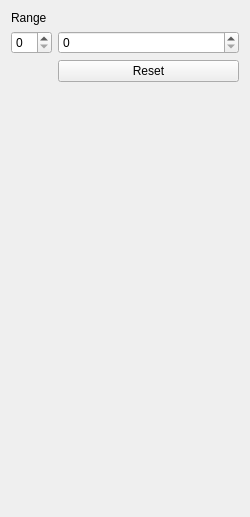
<?xml version="1.0" encoding="UTF-8"?>
<ui version="4.0">
 <class>LeftWidget</class>
 <widget class="QWidget" name="LeftWidget">
  <property name="geometry">
   <rect>
    <x>0</x>
    <y>0</y>
    <width>250</width>
    <height>517</height>
   </rect>
  </property>
  <property name="sizePolicy">
   <sizepolicy hsizetype="Expanding" vsizetype="Expanding">
    <horstretch>0</horstretch>
    <verstretch>0</verstretch>
   </sizepolicy>
  </property>
  <property name="minimumSize">
   <size>
    <width>250</width>
    <height>0</height>
   </size>
  </property>
  <property name="windowTitle">
   <string>Form</string>
  </property>
  <layout class="QFormLayout" name="formLayout">
   <item row="0" column="0">
    <widget class="QLabel" name="infoLabel">
     <property name="sizePolicy">
      <sizepolicy hsizetype="Expanding" vsizetype="Preferred">
       <horstretch>0</horstretch>
       <verstretch>0</verstretch>
      </sizepolicy>
     </property>
     <property name="text">
      <string>Range</string>
     </property>
    </widget>
   </item>
   <item row="1" column="0">
    <widget class="QSpinBox" name="startBox">
     <property name="sizePolicy">
      <sizepolicy hsizetype="Minimum" vsizetype="Fixed">
       <horstretch>0</horstretch>
       <verstretch>0</verstretch>
      </sizepolicy>
     </property>
    </widget>
   </item>
   <item row="1" column="1">
    <widget class="QSpinBox" name="endBox"/>
   </item>
   <item row="2" column="1">
    <widget class="QPushButton" name="resetButton">
     <property name="text">
      <string>Reset</string>
     </property>
    </widget>
   </item>
  </layout>
 </widget>
 <resources/>
 <connections/>
</ui>
